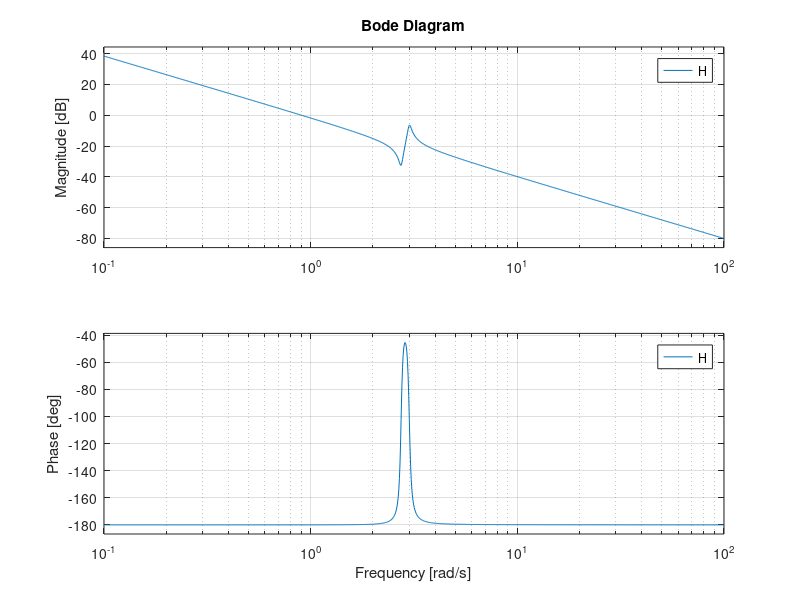

The MATLAB source for this figure:
% ltspice http://jeastham.blogspot.com/2009/10/adding-lm741-op-amp-model-to-ltspice.html
% Bode plot demo 
H = tf([1 0.1 7.5],[1 0.12 9 0 0]);
bode(H)